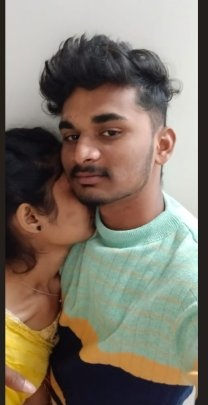
#> input picture assets/images/hero_star.jpg, 208 x 405 px
$ python generate_icons.py
#> lines starting #> are read from the running program, lines starting #| are printed output that depends on the picture; after the words box and inside, x2 and y2 are one past the last pixel; in counts of white or black regions, pixels touching at a corner belong together
import os
from PIL import Image, ImageDraw

src_img_path = r"assets/images/hero_star.jpg"
if not os.path.exists(src_img_path):
    src_img_path = r"assets/images/me.jpg"

base_img = Image.open(src_img_path).convert("RGBA")

# Crop to square
w, h = base_img.size
#> w = 208; h = 405
min_dim = min(w, h)
#> min_dim = 208
left = (w - min_dim) // 2
#> left = 0
top = (h - min_dim) // 2
#> top = 98
square_img = base_img.crop((left, top, left + min_dim, top + min_dim))
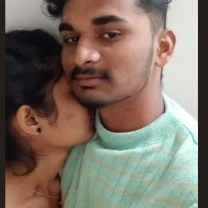
#> square_img: PIL image 208x208 RGBA; mean R, G, B, A 127, 115.2, 102.9, 255

densities = {
    "mipmap-mdpi": 48,
    "mipmap-hdpi": 72,
    "mipmap-xhdpi": 96,
    "mipmap-xxhdpi": 144,
    "mipmap-xxxhdpi": 192,
}

res_dir = r"android/app/src/main/res"

for folder, size in densities.items():
    out_dir = os.path.join(res_dir, folder)
    os.makedirs(out_dir, exist_ok=True)

    # Standard square icon
    icon = square_img.resize((size, size), Image.Resampling.LANCZOS)
    icon_path = os.path.join(out_dir, "ic_launcher.png")
    icon.save(icon_path, "PNG")

    # Round icon with circular mask
    mask = Image.new("L", (size, size), 0)
    draw = ImageDraw.Draw(mask)
    draw.ellipse((0, 0, size, size), fill=255)

    round_icon = Image.new("RGBA", (size, size), (0, 0, 0, 0))
    round_icon.paste(icon, (0, 0), mask=mask)
    round_path = os.path.join(out_dir, "ic_launcher_round.png")
    round_icon.save(round_path, "PNG")

    print(f"Generated {folder}/ic_launcher.png ({size}x{size})")
#> this loop made 5 passes
#> pass 1, `icon = square_img.resize((size, size), Image.Resampling.LANCZOS)`:
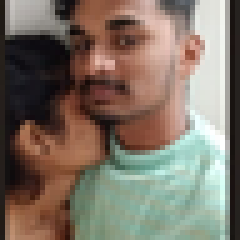
#> icon: PIL image 48x48 RGBA (shown 5 times larger); mean R, G, B, A 127, 115.2, 102.9, 255
#> pass 1, `round_icon.save(round_path, "PNG")`:
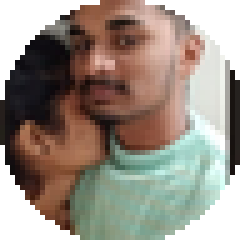
#> saved as ic_launcher_round.png: PIL image 48x48 RGBA (shown 5 times larger); mean R, G, B, A 104.6, 94.1, 83.6, 205.7; transparent parts drawn white
#> after the loop:
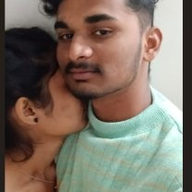
#> icon: PIL image 192x192 RGBA; mean R, G, B, A 127, 115.2, 102.9, 255
#> after the loop:
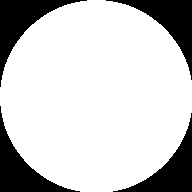
#> mask: PIL image 192x192 L; 79.2% white; 4 black regions, box (x1, y1, x2, y2) and area: (0, 0, 87, 87) 2004, (106, 0, 192, 80) 1917, (0, 106, 80, 192) 1917, (113, 113, 192, 192) 1831
#> after the loop:
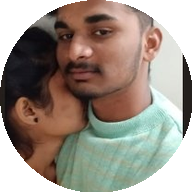
#> round_icon: PIL image 192x192 RGBA; mean R, G, B, A 102.6, 92, 81.7, 202; transparent parts drawn white

print("ALL MIPMAP ICONS GENERATED SUCCESSFULLY!")
